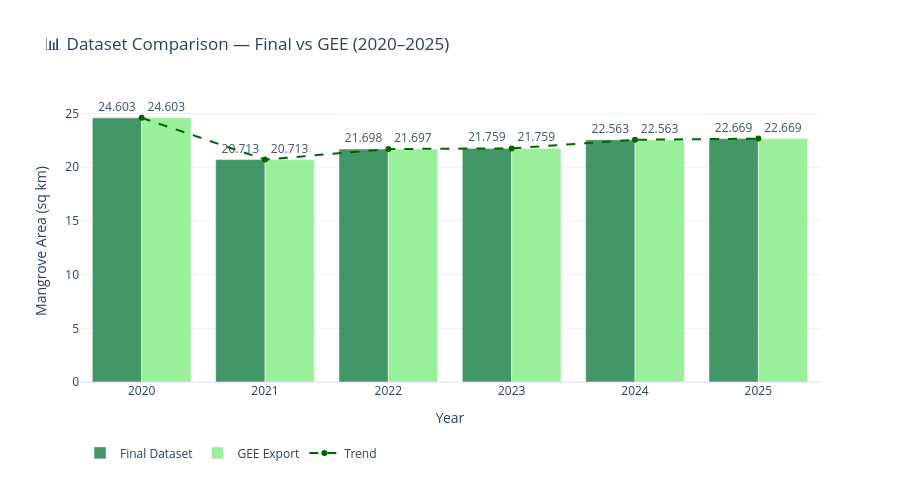

Notebook code for this chart:
### Code cell
gee_compare = gee.copy()
compare = df.merge(gee_compare[['year','mangrove_area_sq_km']], on='year', how='left', suffixes=('_Final','_GEE'))

fig = go.Figure()

fig.add_trace(go.Bar(
    x=compare['year'], y=compare['mangrove_area_sq_km_Final'],
    name='Final Dataset', marker_color='#2E8B57', opacity=0.9,
    text=[f"{v:.3f}" for v in compare['mangrove_area_sq_km_Final']],
    textposition='outside'
))

fig.add_trace(go.Bar(
    x=compare['year'], y=compare['mangrove_area_sq_km_GEE'],
    name='GEE Export', marker_color='#90EE90', opacity=0.9,
    text=[f"{v:.3f}" for v in compare['mangrove_area_sq_km_GEE']],
    textposition='outside'
))

fig.add_trace(go.Scatter(
    x=compare['year'], y=compare['mangrove_area_sq_km_Final'],
    mode='lines+markers', name='Trend',
    line=dict(color='#006400', width=2, dash='dash')
))

fig.update_layout(
    title='📊 Dataset Comparison — Final vs GEE (2020–2025)',
    xaxis_title='Year', yaxis_title='Mangrove Area (sq km)',
    barmode='group', template='plotly_white', height=480,
    legend=dict(orientation='h', y=-0.2)
)

fig.show()

### Figure 1 — Plotly figure (JSON) as saved in the notebook; plotly's stock layout.template omitted (floating-point values rounded to 4 significant figures)
{"data": [{"marker": {"color": "#2E8B57"}, "name": "Final Dataset", "opacity": 0.9, "text": ["24.603", "20.713", "21.698", "21.759", "22.563", "22.669"], "textposition": "outside", "type": "bar", "x": [2020, 2021, 2022, 2023, 2024, 2025], "y": [24.6, 20.71, 21.7, 21.76, 22.56, 22.67]}, {"marker": {"color": "#90EE90"}, "name": "GEE Export", "opacity": 0.9, "text": ["24.603", "20.713", "21.697", "21.759", "22.563", "22.669"], "textposition": "outside", "type": "bar", "x": [2020, 2021, 2022, 2023, 2024, 2025], "y": [24.6, 20.71, 21.7, 21.76, 22.56, 22.67]}, {"line": {"color": "#006400", "dash": "dash", "width": 2}, "mode": "lines+markers", "name": "Trend", "type": "scatter", "x": [2020, 2021, 2022, 2023, 2024, 2025], "y": [24.6, 20.71, 21.7, 21.76, 22.56, 22.67]}], "layout": {"barmode": "group", "height": 480, "legend": {"orientation": "h", "y": -0.2}, "title": {"text": "📊 Dataset Comparison — Final vs GEE (2020–2025)"}, "xaxis": {"title": {"text": "Year"}}, "yaxis": {"title": {"text": "Mangrove Area (sq km)"}}}}
